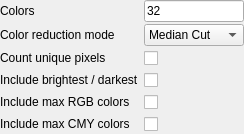
                        <widget class="QWidget" name="reducedColorsPage">
                         <property name="sizePolicy">
                          <sizepolicy hsizetype="Expanding" vsizetype="Preferred">
                           <horstretch>0</horstretch>
                           <verstretch>0</verstretch>
                          </sizepolicy>
                         </property>
                         <property name="minimumSize">
                          <size>
                           <width>0</width>
                           <height>0</height>
                          </size>
                         </property>
                         <property name="maximumSize">
                          <size>
                           <width>16777215</width>
                           <height>16777215</height>
                          </size>
                         </property>
                         <property name="baseSize">
                          <size>
                           <width>0</width>
                           <height>0</height>
                          </size>
                         </property>
                         <layout class="QGridLayout" name="gridLayout_35">
                          <property name="leftMargin">
                           <number>0</number>
                          </property>
                          <property name="topMargin">
                           <number>0</number>
                          </property>
                          <property name="rightMargin">
                           <number>0</number>
                          </property>
                          <property name="bottomMargin">
                           <number>0</number>
                          </property>
                          <property name="spacing">
                           <number>0</number>
                          </property>
                          <item row="0" column="0">
                           <layout class="QGridLayout" name="gridLayout_34">
                            <property name="sizeConstraint">
                             <enum>QLayout::SizeConstraint::SetDefaultConstraint</enum>
                            </property>
                            <property name="horizontalSpacing">
                             <number>5</number>
                            </property>
                            <property name="verticalSpacing">
                             <number>2</number>
                            </property>
                            <item row="1" column="0">
                             <widget class="QLabel" name="label_18">
                              <property name="text">
                               <string>Color reduction mode</string>
                              </property>
                             </widget>
                            </item>
                            <item row="0" column="1">
                             <spacer name="horizontalSpacer_2">
                              <property name="orientation">
                               <enum>Qt::Orientation::Horizontal</enum>
                              </property>
                              <property name="sizeHint" stdset="0">
                               <size>
                                <width>0</width>
                                <height>1</height>
                               </size>
                              </property>
                             </spacer>
                            </item>
                            <item row="0" column="2">
                             <widget class="QLineEdit" name="paletteColorsEdit">
                              <property name="minimumSize">
                               <size>
                                <width>100</width>
                                <height>0</height>
                               </size>
                              </property>
                              <property name="maximumSize">
                               <size>
                                <width>100</width>
                                <height>16777215</height>
                               </size>
                              </property>
                              <property name="baseSize">
                               <size>
                                <width>100</width>
                                <height>0</height>
                               </size>
                              </property>
                              <property name="toolTip">
                               <string>number of colors to reduce the image's palette to</string>
                              </property>
                              <property name="text">
                               <string>32</string>
                              </property>
                              <property name="maxLength">
                               <number>32772</number>
                              </property>
                             </widget>
                            </item>
                            <item row="0" column="0">
                             <widget class="QLabel" name="label_3">
                              <property name="minimumSize">
                               <size>
                                <width>0</width>
                                <height>0</height>
                               </size>
                              </property>
                              <property name="text">
                               <string>Colors</string>
                              </property>
                             </widget>
                            </item>
                            <item row="6" column="2">
                             <spacer name="verticalSpacer_3">
                              <property name="orientation">
                               <enum>Qt::Orientation::Vertical</enum>
                              </property>
                              <property name="sizeHint" stdset="0">
                               <size>
                                <width>1</width>
                                <height>0</height>
                               </size>
                              </property>
                             </spacer>
                            </item>
                            <item row="1" column="2">
                             <widget class="QComboBox" name="colorReductionCombo">
                              <property name="minimumSize">
                               <size>
                                <width>100</width>
                                <height>0</height>
                               </size>
                              </property>
                              <property name="maximumSize">
                               <size>
                                <width>100</width>
                                <height>16777215</height>
                               </size>
                              </property>
                              <property name="baseSize">
                               <size>
                                <width>100</width>
                                <height>0</height>
                               </size>
                              </property>
                              <property name="focusPolicy">
                               <enum>Qt::FocusPolicy::NoFocus</enum>
                              </property>
                              <item>
                               <property name="text">
                                <string>Median Cut</string>
                               </property>
                              </item>
                              <item>
                               <property name="text">
                                <string>Wu</string>
                               </property>
                              </item>
                              <item>
                               <property name="text">
                                <string>KD-Tree</string>
                               </property>
                              </item>
                             </widget>
                            </item>
                            <item row="5" column="2">
                             <widget class="QCheckBox" name="palGenCMYCheck">
                              <property name="sizePolicy">
                               <sizepolicy hsizetype="Minimum" vsizetype="Preferred">
                                <horstretch>0</horstretch>
                                <verstretch>0</verstretch>
                               </sizepolicy>
                              </property>
                              <property name="text">
                               <string/>
                              </property>
                             </widget>
                            </item>
                            <item row="4" column="0">
                             <widget class="QLabel" name="label_10">
                              <property name="sizePolicy">
                               <sizepolicy hsizetype="Preferred" vsizetype="Preferred">
                                <horstretch>0</horstretch>
                                <verstretch>0</verstretch>
                               </sizepolicy>
                              </property>
                              <property name="minimumSize">
                               <size>
                                <width>0</width>
                                <height>20</height>
                               </size>
                              </property>
                              <property name="text">
                               <string>Include max RGB colors</string>
                              </property>
                             </widget>
                            </item>
                            <item row="3" column="2">
                             <widget class="QCheckBox" name="palGenBWCheck">
                              <property name="sizePolicy">
                               <sizepolicy hsizetype="Minimum" vsizetype="Preferred">
                                <horstretch>0</horstretch>
                                <verstretch>0</verstretch>
                               </sizepolicy>
                              </property>
                              <property name="text">
                               <string/>
                              </property>
                             </widget>
                            </item>
                            <item row="2" column="0">
                             <widget class="QLabel" name="label_4">
                              <property name="minimumSize">
                               <size>
                                <width>0</width>
                                <height>20</height>
                               </size>
                              </property>
                              <property name="text">
                               <string>Count unique pixels</string>
                              </property>
                             </widget>
                            </item>
                            <item row="4" column="2">
                             <widget class="QCheckBox" name="palGenRGBCheck">
                              <property name="sizePolicy">
                               <sizepolicy hsizetype="Minimum" vsizetype="Preferred">
                                <horstretch>0</horstretch>
                                <verstretch>0</verstretch>
                               </sizepolicy>
                              </property>
                              <property name="text">
                               <string/>
                              </property>
                             </widget>
                            </item>
                            <item row="3" column="0">
                             <widget class="QLabel" name="label_13">
                              <property name="minimumSize">
                               <size>
                                <width>0</width>
                                <height>20</height>
                               </size>
                              </property>
                              <property name="text">
                               <string>Include brightest / darkest</string>
                              </property>
                             </widget>
                            </item>
                            <item row="5" column="0">
                             <widget class="QLabel" name="label_14">
                              <property name="sizePolicy">
                               <sizepolicy hsizetype="Preferred" vsizetype="Preferred">
                                <horstretch>0</horstretch>
                                <verstretch>0</verstretch>
                               </sizepolicy>
                              </property>
                              <property name="minimumSize">
                               <size>
                                <width>0</width>
                                <height>20</height>
                               </size>
                              </property>
                              <property name="text">
                               <string>Include max CMY colors</string>
                              </property>
                             </widget>
                            </item>
                            <item row="2" column="2">
                             <widget class="QCheckBox" name="palGenUniqueColorsCheck">
                              <property name="sizePolicy">
                               <sizepolicy hsizetype="Minimum" vsizetype="Preferred">
                                <horstretch>0</horstretch>
                                <verstretch>0</verstretch>
                               </sizepolicy>
                              </property>
                              <property name="text">
                               <string/>
                              </property>
                             </widget>
                            </item>
                           </layout>
                          </item>
                         </layout>
                        </widget>
